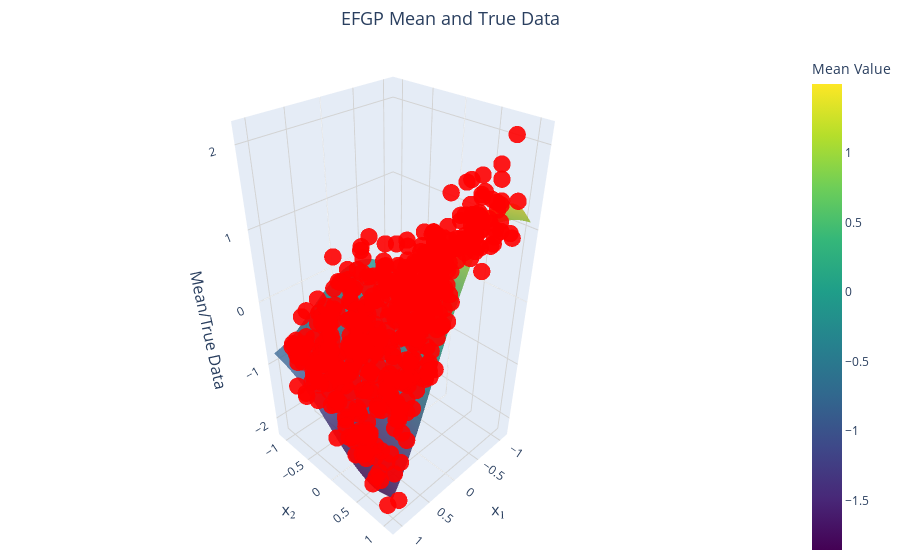

The notebook cell saved with this chart:
### Code cell
if d == 2:

    import plotly.graph_objects as go
    import numpy as np
    from scipy.interpolate import griddata

    # --- Prepare Data for Plotting ---
    # Extract x1, x2 coordinates and mean values from tensors
    x1 = x_new[:, 0].cpu().numpy()
    x2 = x_new[:, 1].cpu().numpy()
    mean_values = ytrg['mean'].cpu().numpy()

    # Create a grid for the surface plot
    x1_grid = np.linspace(x1.min(), x1.max(), 100)
    x2_grid = np.linspace(x2.min(), x2.max(), 100)
    X1, X2 = np.meshgrid(x1_grid, x2_grid)

    # Interpolate mean values onto the grid for smooth surface visualization
    mean_surface = griddata(
        points=(x1, x2), 
        values=mean_values, 
        xi=(X1, X2), 
        method='cubic'
    )

    # --- Create Interactive 3D Plot ---
    fig = go.Figure()

    # Add the mean surface with transparency
    fig.add_trace(go.Surface(
        z=mean_surface,
        x=X1,
        y=X2,
        colorscale='Viridis',
        opacity=0.8,  # Adjust transparency for better visualization
        name='EFGP Mean',
        colorbar=dict(
            title=dict(
                text="Mean Value",
                font=dict(size=14)
            ),
            tickfont=dict(size=12)
        )
    ))

    # Add scatter points for the true data
    fig.add_trace(go.Scatter3d(
        x=x[:, 0].cpu().numpy(),
        y=x[:, 1].cpu().numpy(),
        z=y.cpu().numpy(),
        mode='markers',
        marker=dict(
            size=6,
            color='red',
            opacity=0.9,  # Slight transparency for markers
            symbol='circle'
        ),
        name='True Data'
    ))

    # --- Update Layout for Better Visualization ---
    fig.update_layout(
        scene=dict(
            xaxis=dict(
                title=dict(
                    text='x₁',
                    font=dict(size=16)
                ),
                tickfont=dict(size=12),
                showgrid=True,
                gridcolor='lightgray'
            ),
            yaxis=dict(
                title=dict(
                    text='x₂',
                    font=dict(size=16)
                ),
                tickfont=dict(size=12),
                showgrid=True,
                gridcolor='lightgray'
            ),
            zaxis=dict(
                title=dict(
                    text='Mean/True Data',
                    font=dict(size=16)
                ),
                tickfont=dict(size=12),
                showgrid=True,
                gridcolor='lightgray'
            ),
            camera=dict(
                eye=dict(x=1.5, y=1.5, z=1.5)  # Adjust camera angle for better view
            )
        ),
        title=dict(
            text='EFGP Mean and True Data',
            font=dict(size=18),
            x=0.5,  # Center the title
            xanchor='center'
        ),
        legend=dict(
            x=0.8,
            y=0.9,
            font=dict(size=12),
            bgcolor='rgba(255, 255, 255, 0.8)',  # Add a semi-transparent background
            bordercolor='black',
            borderwidth=1
        ),
        margin=dict(l=0, r=0, t=50, b=0)  # Reduce margins for a cleaner look
    )

    # Display the plot
    fig.show()

### Figure 1 — Plotly figure (JSON) as saved in the notebook; plotly's stock layout.template omitted (floating-point values rounded to 4 significant figures; data arrays with more than 128 entries replaced by an {"elided": "..."} marker saying what was removed)
{"data": [{"colorbar": {"tickfont": {"size": 12}, "title": {"font": {"size": 14}, "text": "Mean Value"}}, "colorscale": [[0, "#440154"], [0.1111, "#482878"], [0.2222, "#3e4989"], [0.3333, "#31688e"], [0.4444, "#26828e"], [0.5556, "#1f9e89"], [0.6667, "#35b779"], [0.7778, "#6ece58"], [0.8889, "#b5de2b"], [1, "#fde725"]], "name": "EFGP Mean", "opacity": 0.8, "type": "surface", "x": {"elided": "100x100 float values"}, "y": {"elided": "100x100 float values"}, "z": {"elided": "100x100 float values"}}, {"marker": {"color": "red", "opacity": 0.9, "size": 6, "symbol": "circle"}, "mode": "markers", "name": "True Data", "type": "scatter3d", "x": {"elided": "500 float values"}, "y": {"elided": "500 float values"}, "z": {"elided": "500 float values"}}], "layout": {"legend": {"bgcolor": "rgba(255, 255, 255, 0.8)", "bordercolor": "black", "borderwidth": 1, "font": {"size": 12}, "x": 0.8, "y": 0.9}, "margin": {"b": 0, "l": 0, "r": 0, "t": 50}, "scene": {"camera": {"eye": {"x": 1.5, "y": 1.5, "z": 1.5}}, "xaxis": {"gridcolor": "lightgray", "showgrid": true, "tickfont": {"size": 12}, "title": {"font": {"size": 16}, "text": "x₁"}}, "yaxis": {"gridcolor": "lightgray", "showgrid": true, "tickfont": {"size": 12}, "title": {"font": {"size": 16}, "text": "x₂"}}, "zaxis": {"gridcolor": "lightgray", "showgrid": true, "tickfont": {"size": 12}, "title": {"font": {"size": 16}, "text": "Mean/True Data"}}}, "title": {"font": {"size": 18}, "text": "EFGP Mean and True Data", "x": 0.5, "xanchor": "center"}}}
